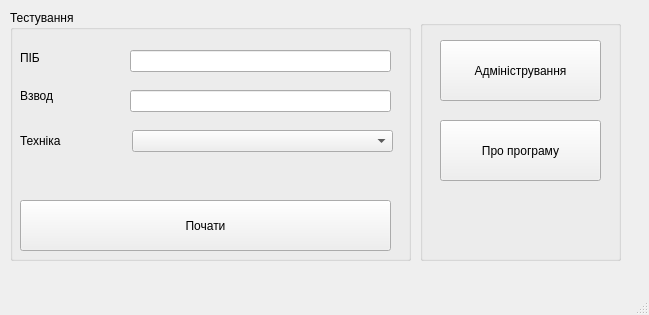
<?xml version="1.0" encoding="UTF-8"?>
<ui version="4.0">
 <class>MainWindow</class>
 <widget class="QMainWindow" name="MainWindow">
  <property name="geometry">
   <rect>
    <x>0</x>
    <y>0</y>
    <width>649</width>
    <height>315</height>
   </rect>
  </property>
  <property name="windowTitle">
   <string>MainWindow</string>
  </property>
  <widget class="QWidget" name="centralwidget">
   <widget class="QGroupBox" name="groupBox">
    <property name="geometry">
     <rect>
      <x>10</x>
      <y>10</y>
      <width>401</width>
      <height>251</height>
     </rect>
    </property>
    <property name="title">
     <string>Тестування</string>
    </property>
    <widget class="QPushButton" name="pushButton_3">
     <property name="geometry">
      <rect>
       <x>10</x>
       <y>190</y>
       <width>371</width>
       <height>51</height>
      </rect>
     </property>
     <property name="text">
      <string>Почати</string>
     </property>
    </widget>
    <widget class="QLineEdit" name="lineEdit">
     <property name="geometry">
      <rect>
       <x>120</x>
       <y>40</y>
       <width>261</width>
       <height>22</height>
      </rect>
     </property>
    </widget>
    <widget class="QLineEdit" name="lineEdit_2">
     <property name="geometry">
      <rect>
       <x>120</x>
       <y>80</y>
       <width>261</width>
       <height>22</height>
      </rect>
     </property>
    </widget>
    <widget class="QComboBox" name="comboBox">
     <property name="geometry">
      <rect>
       <x>122</x>
       <y>120</y>
       <width>261</width>
       <height>22</height>
      </rect>
     </property>
    </widget>
    <widget class="QLabel" name="label">
     <property name="geometry">
      <rect>
       <x>10</x>
       <y>40</y>
       <width>101</width>
       <height>16</height>
      </rect>
     </property>
     <property name="text">
      <string>ПІБ</string>
     </property>
    </widget>
    <widget class="QLabel" name="label_2">
     <property name="geometry">
      <rect>
       <x>10</x>
       <y>70</y>
       <width>101</width>
       <height>31</height>
      </rect>
     </property>
     <property name="text">
      <string>Взвод</string>
     </property>
    </widget>
    <widget class="QLabel" name="label_3">
     <property name="geometry">
      <rect>
       <x>10</x>
       <y>120</y>
       <width>101</width>
       <height>21</height>
      </rect>
     </property>
     <property name="text">
      <string>Техніка</string>
     </property>
    </widget>
   </widget>
   <widget class="QGroupBox" name="groupBox_2">
    <property name="geometry">
     <rect>
      <x>420</x>
      <y>20</y>
      <width>201</width>
      <height>241</height>
     </rect>
    </property>
    <property name="title">
     <string/>
    </property>
    <widget class="QPushButton" name="pushButton">
     <property name="geometry">
      <rect>
       <x>20</x>
       <y>20</y>
       <width>161</width>
       <height>61</height>
      </rect>
     </property>
     <property name="text">
      <string>Адміністрування</string>
     </property>
    </widget>
    <widget class="QPushButton" name="pushButton_2">
     <property name="geometry">
      <rect>
       <x>20</x>
       <y>100</y>
       <width>161</width>
       <height>61</height>
      </rect>
     </property>
     <property name="text">
      <string>Про програму</string>
     </property>
    </widget>
   </widget>
  </widget>
  <widget class="QMenuBar" name="menubar">
   <property name="geometry">
    <rect>
     <x>0</x>
     <y>0</y>
     <width>649</width>
     <height>26</height>
    </rect>
   </property>
  </widget>
  <widget class="QStatusBar" name="statusbar"/>
 </widget>
 <resources/>
 <connections/>
</ui>
